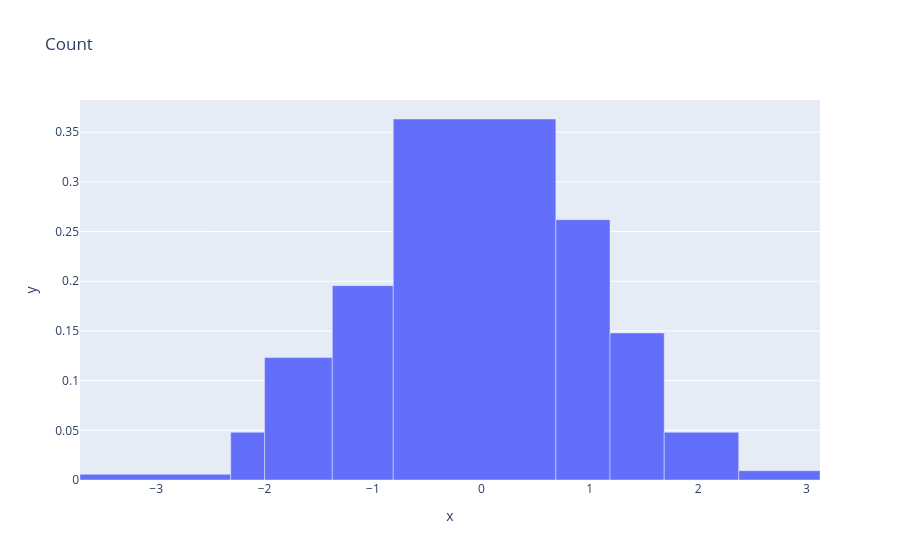

Notebook source saved alongside this figure:
### Markdown cell above
## Example 2: Different Normalization Modes

Khisto supports multiple normalization modes: count, percent, probability, and density.

### Code cell
# Count (default)
fig = histogram(x=data, title="Count")
fig.show()

### Figure 1 — Plotly figure (JSON) as saved in the notebook; plotly's stock layout.template omitted (floating-point values rounded to 4 significant figures)
{"data": [{"alignmentgroup": "True", "hovertemplate": "x=%{x}<br>y=%{y}<extra></extra>", "legendgroup": "", "marker": {"color": "#636efa", "pattern": {"shape": ""}}, "name": "", "offsetgroup": "", "orientation": "v", "showlegend": false, "type": "bar", "width": [1.391, 0.3125, 0.625, 0.5625, 1.5, 0.5, 0.5, 0.6875, 0.75], "x": [-3.008, -2.156, -1.688, -1.094, -0.0625, 0.9375, 1.438, 2.031, 2.75], "xaxis": "x", "y": [0.005753, 0.048, 0.1232, 0.1956, 0.3633, 0.262, 0.148, 0.048, 0.009333], "yaxis": "y"}], "layout": {"legend": {"tracegroupgap": 0}, "title": {"text": "Count"}, "xaxis": {"anchor": "y", "domain": [0, 1], "title": {"text": "x"}}, "yaxis": {"anchor": "x", "domain": [0, 1], "title": {"text": "y"}}}}
